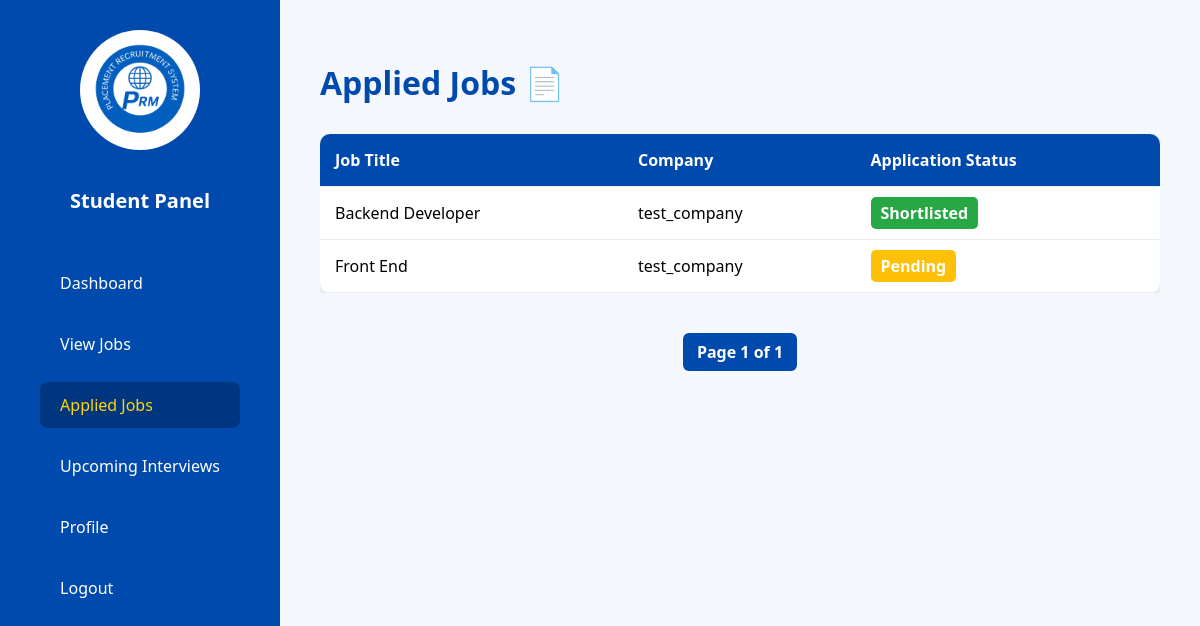
The page /student/applied-jobs/ (signed in) on the database its author committed.
### accounts/models.py (models this page shows, shortened)
class Application(models.Model):
    STATUS_CHOICES = (
        ('pending', 'Pending'),
        ('shortlisted', 'Shortlisted'),
        ('selected', 'Selected'),
        ('rejected', 'Rejected'),
    )
    student = models.ForeignKey(Student, on_delete=models.CASCADE)
    job = models.ForeignKey(Job, on_delete=models.CASCADE)
    status = models.CharField(max_length=20, choices=STATUS_CHOICES, default='pending')
    applied_at = models.DateTimeField(auto_now_add=True)

class Job(models.Model):
    recruiter = models.ForeignKey(CompanyRecruiter, on_delete=models.CASCADE)
    title = models.CharField(max_length=100)
    description = models.TextField()
    criteria = models.CharField(max_length=100)
    vacancies = models.IntegerField()
    approved = models.BooleanField(default=False)

class CompanyRecruiter(models.Model):
    user = models.OneToOneField(User, on_delete=models.CASCADE)
    company_name = models.CharField(max_length=100)

class User(AbstractUser):
    USER_ROLES = (
        ('student', 'Student'),
        ('recruiter', 'Company Recruiter'),
        ('coordinator', 'Placement Coordinator'),
        ('admin', 'Admin'),
    )
    role = models.CharField(max_length=20, choices=USER_ROLES)
    class Meta:
        swappable = 'AUTH_USER_MODEL'

### student/views.py (the view)
# urls.py: path('applied-jobs/', views.applied_jobs, name='applied_jobs'),
@student_required
def applied_jobs(request):
    student = get_object_or_404(Student, user=request.user)
    applications = Application.objects.filter(student=student).select_related('job__recruiter')
    paginator = Paginator(applications, 5)
    page_number = request.GET.get('page')
    page_obj = paginator.get_page(page_number)
    return render(request, 'student/applied_jobs.html', {'page_obj': page_obj})

### templates/student/applied_jobs.html (shortened to what this page needs)
{% load static %}
<!DOCTYPE html>
<html lang="en">
<head>
  <link rel="stylesheet" href="{% static 'css/applied_jobs.css' %}">
</head>
<body>
  <div class="dashboard-container">
    <aside class="sidebar">
      <img src="{% static 'images/logo.png' %}" class="logo" alt="Logo">
      <h2>Student Panel</h2>
      <nav>
        <ul>
          <li><a href="/student/dashboard/">Dashboard</a></li>
          <li><a href="/student/view-jobs/">View Jobs</a></li>
          <li><a href="/student/applied-jobs/" class="active">Applied Jobs</a></li>
          <li><a href="{% url 'upcoming_interviews' %}">Upcoming Interviews</a></li>
          <li><a href="/student/profile/">Profile</a></li>
          <li><a href="{% url 'logout' %}">Logout</a></li>
        </ul>
      </nav>
    </aside>
    <main class="main-content">
      <h1>Applied Jobs 📄</h1>
      <div class="applied-container">
        <table class="applied-table">
          <thead>
            <tr>
              <th>Job Title</th>
              <th>Company</th>
              <th>Application Status</th>
            </tr>
          </thead>
          <tbody>
            {% if page_obj %}
              {% for application in page_obj %}
                <tr>
                  <td>{{ application.job.title }}</td>
                  <td>{{ application.job.recruiter.company_name|default:application.job.recruiter.user.username }}</td>
                  <td>
                    <span class="status {{ application.status }}">
                      {{ application.status|capfirst }}
                    </span>
                  </td>
                </tr>
              {% empty %}
                <tr>
                  <td colspan="3">You have not applied to any jobs yet.</td>
                </tr>
              {% endfor %}
            {% else %}
              <tr>
                <td colspan="3">No applications found.</td>
              </tr>
            {% endif %}
          </tbody>
        </table>
      </div>
      <div class="pagination">
        <span class="current">Page {{ page_obj.number }} of {{ page_obj.paginator.num_pages }}</span>
      </div>
    </main>
  </div>
</body>
</html>

### static/css/applied_jobs.css (style rules this page uses)
body { margin: 0; font-family: 'Segoe UI', sans-serif; background-color: #f4f7fc; }
.dashboard-container { display: flex; height: 100vh; }
.sidebar { width: 240px; background-color: #004aad; color: white; padding: 30px 20px; display: flex; flex-direction: column; align-items: center; }
.sidebar .logo { width: 100px; height: 100px; object-fit: cover; background-color: white; border-radius: 50%; padding: 10px; margin-bottom: 20px; }
.sidebar h2 { font-size: 20px; margin-bottom: 30px; text-align: center; }
.sidebar nav ul { list-style: none; padding: 0; width: 100%; }
.sidebar nav ul li { margin-bottom: 15px; }
.sidebar nav ul li a { color: white; text-decoration: none; display: block; padding: 12px 20px; border-radius: 8px; transition: background-color 0.3s, color 0.3s; }
.sidebar nav ul li a:hover, .sidebar nav ul li a.active { background-color: #003580; color: #ffd700; }
.main-content { flex: 1; padding: 40px; }
.main-content h1 { color: #004aad; margin-bottom: 30px; }
.applied-container { overflow-x: auto; }
.applied-table { width: 100%; border-collapse: collapse; background: white; border-radius: 10px; overflow: hidden; box-shadow: 0 8px 15px rgba(0, 0, 0, 0.1); }
.applied-table th, .applied-table td { padding: 15px; text-align: left; border-bottom: 1px solid #eee; }
.applied-table th { background-color: #004aad; color: white; }
.status { padding: 5px 10px; border-radius: 5px; color: white; font-weight: bold; }
.status.pending { background-color: #ffc107; }
.status.shortlisted { background-color: #28a745; }
.pagination { text-align: center; margin: 30px auto; padding: 10px 0; }
.pagination a, .pagination .current { display: inline-block; margin: 0 6px; padding: 8px 14px; border-radius: 6px; text-decoration: none; font-weight: bold; color: #004aad; background-color: #e6f0ff; transition: background-color 0.3s ease; }
.pagination .current { background-color: #004aad; color: white; cursor: default; }

### rows shown on the page
Application: job "Backend Developer", job.recruiter.company_name "test_company", status "Shortlisted"
Application: job "Front End", job.recruiter.company_name "test_company", status "Pending"

### other values the page prints
{{ page_obj.number }} "1"
{{ page_obj.paginator.num_pages }} "1"
